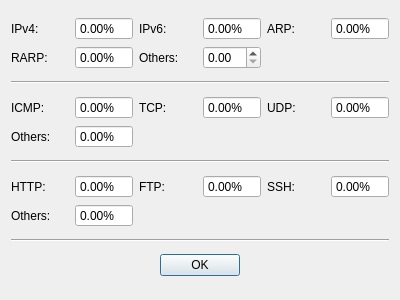
<?xml version="1.0" encoding="UTF-8"?>
<ui version="4.0">
 <class>StatisticsDialog</class>
 <widget class="QDialog" name="StatisticsDialog">
  <property name="geometry">
   <rect>
    <x>0</x>
    <y>0</y>
    <width>400</width>
    <height>300</height>
   </rect>
  </property>
  <property name="windowTitle">
   <string>Dialog</string>
  </property>
  <layout class="QVBoxLayout" name="verticalLayout">
   <item>
    <layout class="QGridLayout" name="gridLayout">
     <item row="0" column="3">
      <widget class="QDoubleSpinBox" name="ipv6">
       <property name="readOnly">
        <bool>true</bool>
       </property>
       <property name="buttonSymbols">
        <enum>QAbstractSpinBox::NoButtons</enum>
       </property>
       <property name="suffix">
        <string>%</string>
       </property>
      </widget>
     </item>
     <item row="0" column="0">
      <widget class="QLabel" name="label">
       <property name="text">
        <string>IPv4:</string>
       </property>
      </widget>
     </item>
     <item row="0" column="2">
      <widget class="QLabel" name="label_2">
       <property name="text">
        <string>IPv6:</string>
       </property>
      </widget>
     </item>
     <item row="0" column="4">
      <widget class="QLabel" name="label_3">
       <property name="text">
        <string>ARP:</string>
       </property>
      </widget>
     </item>
     <item row="0" column="1">
      <widget class="QDoubleSpinBox" name="ipv4">
       <property name="wrapping">
        <bool>false</bool>
       </property>
       <property name="frame">
        <bool>true</bool>
       </property>
       <property name="readOnly">
        <bool>true</bool>
       </property>
       <property name="buttonSymbols">
        <enum>QAbstractSpinBox::NoButtons</enum>
       </property>
       <property name="suffix">
        <string>%</string>
       </property>
      </widget>
     </item>
     <item row="0" column="5">
      <widget class="QDoubleSpinBox" name="arp">
       <property name="readOnly">
        <bool>true</bool>
       </property>
       <property name="buttonSymbols">
        <enum>QAbstractSpinBox::NoButtons</enum>
       </property>
       <property name="suffix">
        <string>%</string>
       </property>
      </widget>
     </item>
     <item row="1" column="0">
      <widget class="QLabel" name="label_4">
       <property name="text">
        <string>RARP:</string>
       </property>
      </widget>
     </item>
     <item row="1" column="2">
      <widget class="QLabel" name="label_5">
       <property name="text">
        <string>Others:</string>
       </property>
      </widget>
     </item>
     <item row="1" column="1">
      <widget class="QDoubleSpinBox" name="rarp">
       <property name="readOnly">
        <bool>true</bool>
       </property>
       <property name="buttonSymbols">
        <enum>QAbstractSpinBox::NoButtons</enum>
       </property>
       <property name="suffix">
        <string>%</string>
       </property>
      </widget>
     </item>
     <item row="1" column="3">
      <widget class="QDoubleSpinBox" name="nt_others"/>
     </item>
    </layout>
   </item>
   <item>
    <widget class="Line" name="line_3">
     <property name="orientation">
      <enum>Qt::Horizontal</enum>
     </property>
    </widget>
   </item>
   <item>
    <layout class="QGridLayout" name="gridLayout_2">
     <item row="0" column="0">
      <widget class="QLabel" name="label_6">
       <property name="text">
        <string>ICMP:</string>
       </property>
      </widget>
     </item>
     <item row="0" column="4">
      <widget class="QLabel" name="label_8">
       <property name="text">
        <string>UDP:</string>
       </property>
      </widget>
     </item>
     <item row="0" column="2">
      <widget class="QLabel" name="label_7">
       <property name="text">
        <string>TCP:</string>
       </property>
      </widget>
     </item>
     <item row="0" column="5">
      <widget class="QDoubleSpinBox" name="udp">
       <property name="readOnly">
        <bool>true</bool>
       </property>
       <property name="buttonSymbols">
        <enum>QAbstractSpinBox::NoButtons</enum>
       </property>
       <property name="suffix">
        <string>%</string>
       </property>
      </widget>
     </item>
     <item row="0" column="1">
      <widget class="QDoubleSpinBox" name="icmp">
       <property name="readOnly">
        <bool>true</bool>
       </property>
       <property name="buttonSymbols">
        <enum>QAbstractSpinBox::NoButtons</enum>
       </property>
       <property name="suffix">
        <string>%</string>
       </property>
      </widget>
     </item>
     <item row="0" column="3">
      <widget class="QDoubleSpinBox" name="tcp">
       <property name="readOnly">
        <bool>true</bool>
       </property>
       <property name="buttonSymbols">
        <enum>QAbstractSpinBox::NoButtons</enum>
       </property>
       <property name="suffix">
        <string>%</string>
       </property>
      </widget>
     </item>
     <item row="1" column="0">
      <widget class="QLabel" name="label_9">
       <property name="text">
        <string>Others:</string>
       </property>
      </widget>
     </item>
     <item row="1" column="1">
      <widget class="QDoubleSpinBox" name="trsp_others">
       <property name="readOnly">
        <bool>true</bool>
       </property>
       <property name="buttonSymbols">
        <enum>QAbstractSpinBox::NoButtons</enum>
       </property>
       <property name="suffix">
        <string>%</string>
       </property>
      </widget>
     </item>
    </layout>
   </item>
   <item>
    <widget class="Line" name="line_2">
     <property name="orientation">
      <enum>Qt::Horizontal</enum>
     </property>
    </widget>
   </item>
   <item>
    <layout class="QGridLayout" name="gridLayout_3">
     <item row="0" column="2">
      <widget class="QLabel" name="label_11">
       <property name="text">
        <string>FTP:</string>
       </property>
      </widget>
     </item>
     <item row="0" column="5">
      <widget class="QDoubleSpinBox" name="ssh">
       <property name="readOnly">
        <bool>true</bool>
       </property>
       <property name="buttonSymbols">
        <enum>QAbstractSpinBox::NoButtons</enum>
       </property>
       <property name="suffix">
        <string>%</string>
       </property>
      </widget>
     </item>
     <item row="0" column="3">
      <widget class="QDoubleSpinBox" name="ftp">
       <property name="readOnly">
        <bool>true</bool>
       </property>
       <property name="buttonSymbols">
        <enum>QAbstractSpinBox::NoButtons</enum>
       </property>
       <property name="suffix">
        <string>%</string>
       </property>
      </widget>
     </item>
     <item row="0" column="0">
      <widget class="QLabel" name="label_10">
       <property name="text">
        <string>HTTP:</string>
       </property>
      </widget>
     </item>
     <item row="0" column="4">
      <widget class="QLabel" name="label_12">
       <property name="text">
        <string>SSH:</string>
       </property>
      </widget>
     </item>
     <item row="0" column="1">
      <widget class="QDoubleSpinBox" name="http">
       <property name="readOnly">
        <bool>true</bool>
       </property>
       <property name="buttonSymbols">
        <enum>QAbstractSpinBox::NoButtons</enum>
       </property>
       <property name="suffix">
        <string>%</string>
       </property>
      </widget>
     </item>
     <item row="1" column="0">
      <widget class="QLabel" name="label_13">
       <property name="text">
        <string>Others:</string>
       </property>
      </widget>
     </item>
     <item row="1" column="1">
      <widget class="QDoubleSpinBox" name="app_others">
       <property name="readOnly">
        <bool>true</bool>
       </property>
       <property name="buttonSymbols">
        <enum>QAbstractSpinBox::NoButtons</enum>
       </property>
       <property name="suffix">
        <string>%</string>
       </property>
      </widget>
     </item>
    </layout>
   </item>
   <item>
    <widget class="Line" name="line">
     <property name="orientation">
      <enum>Qt::Horizontal</enum>
     </property>
    </widget>
   </item>
   <item alignment="Qt::AlignHCenter">
    <widget class="QDialogButtonBox" name="buttonBox">
     <property name="orientation">
      <enum>Qt::Horizontal</enum>
     </property>
     <property name="standardButtons">
      <set>QDialogButtonBox::Ok</set>
     </property>
    </widget>
   </item>
  </layout>
 </widget>
 <resources/>
 <connections>
  <connection>
   <sender>buttonBox</sender>
   <signal>accepted()</signal>
   <receiver>StatisticsDialog</receiver>
   <slot>accept()</slot>
   <hints>
    <hint type="sourcelabel">
     <x>239</x>
     <y>276</y>
    </hint>
    <hint type="destinationlabel">
     <x>157</x>
     <y>274</y>
    </hint>
   </hints>
  </connection>
  <connection>
   <sender>buttonBox</sender>
   <signal>rejected()</signal>
   <receiver>StatisticsDialog</receiver>
   <slot>reject()</slot>
   <hints>
    <hint type="sourcelabel">
     <x>239</x>
     <y>282</y>
    </hint>
    <hint type="destinationlabel">
     <x>286</x>
     <y>274</y>
    </hint>
   </hints>
  </connection>
 </connections>
</ui>
